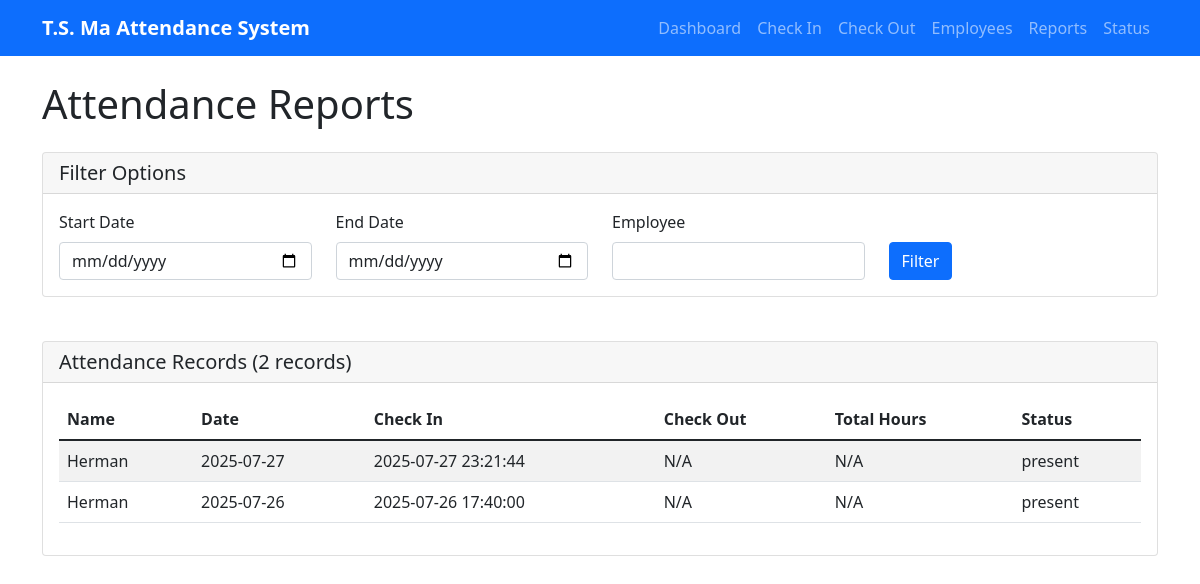
The page /reports on the database as committed earlier.
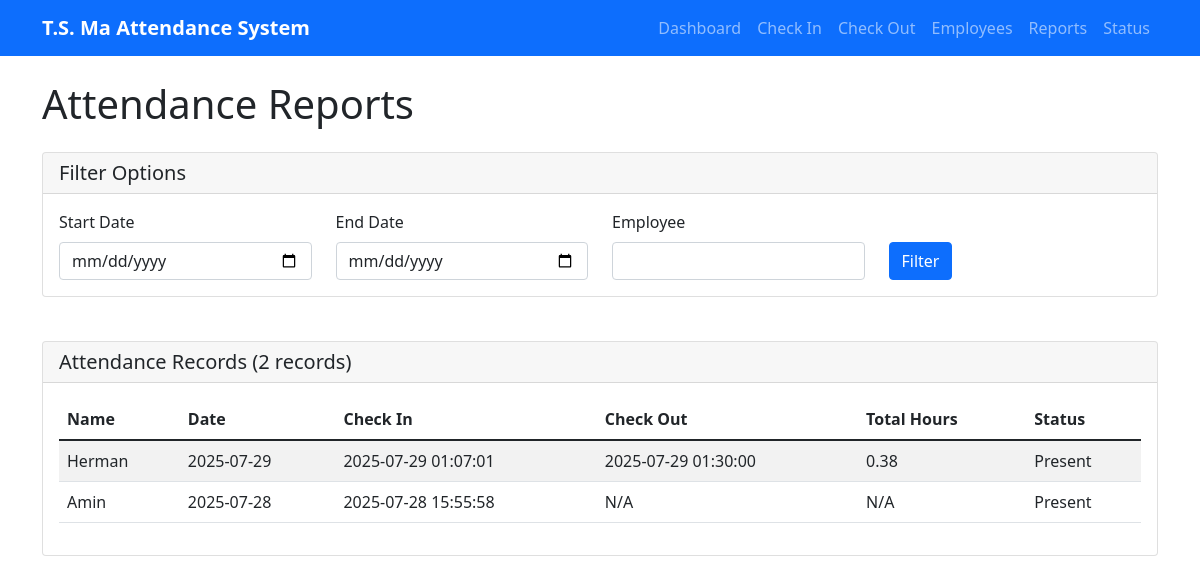
The same page on the database as committed later.
### tables this page shows
CREATE TABLE attendance (
                        id INTEGER PRIMARY KEY AUTOINCREMENT,
                        name TEXT NOT NULL,
                        date TEXT NOT NULL,
                        check_in_time TEXT,
                        check_out_time TEXT,
                        total_hours REAL,
                        status TEXT DEFAULT 'Absent',
                        created_at TIMESTAMP DEFAULT CURRENT_TIMESTAMP
                    );

### attendance_web_server.py (the view)
@app.route('/reports')
def reports():
    db = get_db()
    start_date = request.args.get('start_date', '')
    end_date = request.args.get('end_date', '')
    employee = request.args.get('employee', '')
    records = db.get_attendance_report(
        start_date if start_date else None,
        end_date if end_date else None,
        employee if employee else None
    )
    return render_template('reports.html', records=records)

### attendance_database.py (called while the page is built)
    def _get_connection(self):
        return sqlite3.connect(self.db_path, check_same_thread=False)

### attendance_web_server.py (called while the page is built)
def get_db():
    global db
    if db is None:
        db = AttendanceDatabase()
    return db

### templates/reports.html (shortened to what this page needs)
{% extends "base.html" %}
{% block content %}
<h1 class="mb-4">Attendance Reports</h1>
<div class="row mb-4">
    <div class="col-md-12">
        <div class="card">
            <div class="card-header">
                <h5 class="card-title mb-0">Filter Options</h5>
            </div>
            <div class="card-body">
                <form method="GET" class="row">
                    <div class="col-md-3">
                        <label for="start_date" class="form-label">Start Date</label>
                        <input type="date" class="form-control" id="start_date" name="start_date"
                               value="{{ request.args.get('start_date', '') }}">
                    </div>
                    <div class="col-md-3">
                        <label for="end_date" class="form-label">End Date</label>
                        <input type="date" class="form-control" id="end_date" name="end_date"
                               value="{{ request.args.get('end_date', '') }}">
                    </div>
                    <div class="col-md-3">
                        <label for="employee" class="form-label">Employee</label>
                        <input type="text" class="form-control" id="employee" name="employee"
                               value="{{ request.args.get('employee', '') }}">
                    </div>
                    <div class="col-md-3">
                        <label class="form-label">&nbsp;</label>
                        <button type="submit" class="btn btn-primary d-block">Filter</button>
                    </div>
                </form>
            </div>
        </div>
    </div>
</div>
<div class="card">
    <div class="card-header">
        <h5 class="card-title mb-0">Attendance Records ({{ records|length }} records)</h5>
    </div>
    <div class="card-body">
        {% if records %}
            <div class="table-responsive">
                <table class="table table-striped">
                    <thead>
                        <tr>
                            <th>Name</th>
                            <th>Date</th>
                            <th>Check In</th>
                            <th>Check Out</th>
                            <th>Total Hours</th>
                            <th>Status</th>
                        </tr>
                    </thead>
                    <tbody>
                        {% for record in records %}
                        <tr>
                            <td>{{ record.name }}</td>
                            <td>{{ record.date }}</td>
                            <td>{{ record.check_in_time or 'N/A' }}</td>
                            <td>{{ record.check_out_time or 'N/A' }}</td>
                            <td>{{ record.total_hours or 'N/A' }}</td>
                            <td>{{ record.status }}</td>
                        </tr>
                        {% endfor %}
                    </tbody>
                </table>
            </div>
        {% else %}
            <p>No records found.</p>
        {% endif %}
    </div>
</div>
{% endblock %}

Rows that differ between the two databases and show on the page:
removed attendance: name "Herman", date "2025-07-27", check_in_time "2025-07-27 23:21:44", check_out_time "N/A", total_hours "N/A", status "present"
removed attendance: name "Herman", date "2025-07-26", check_in_time "2025-07-26 17:40:00", check_out_time "N/A", total_hours "N/A", status "present"
added attendance: name "Herman", date "2025-07-29", check_in_time "2025-07-29 01:07:01", check_out_time "2025-07-29 01:30:00", total_hours "0.38", status "Present"
added attendance: name "Amin", date "2025-07-28", check_in_time "2025-07-28 15:55:58", check_out_time "N/A", total_hours "N/A", status "Present"
